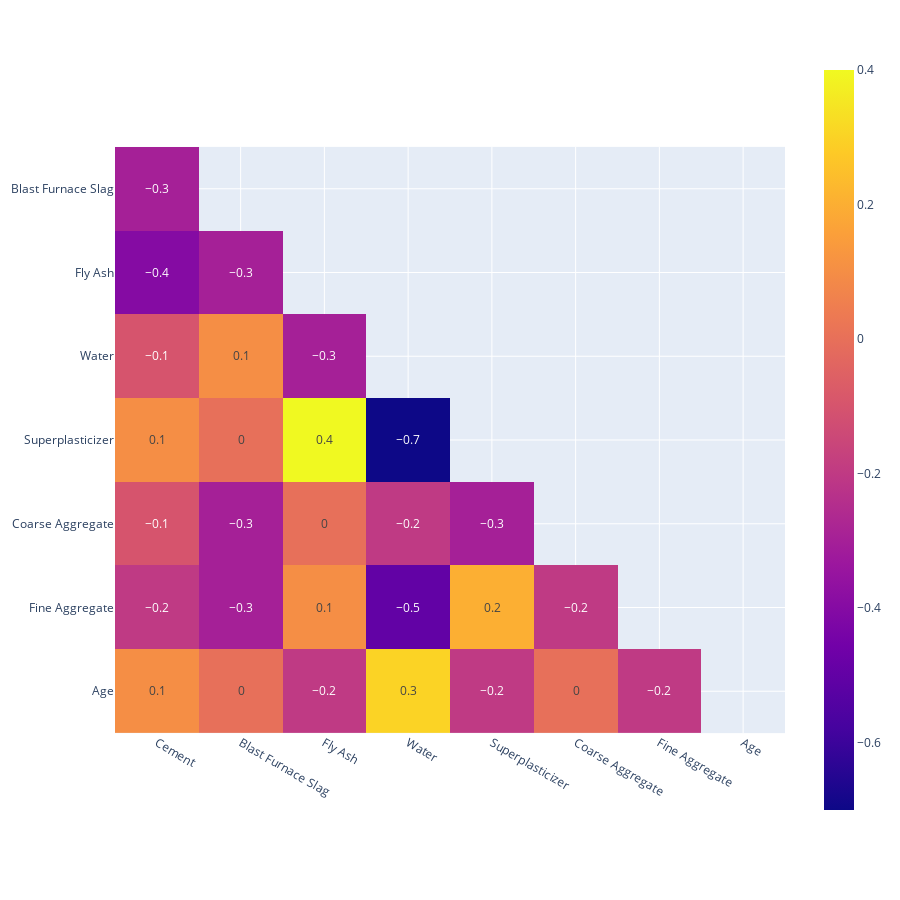

Notebook source saved alongside this figure:
### Code cell
# --- CREATING A CORRELATION PLOT --- 
import plotly.express as px
import numpy as np

df = X
df_corr = df.corr().round(1)  
# Mask to matrix
mask = np.zeros_like(df_corr, dtype=bool)
mask[np.triu_indices_from(mask)] = True
# Viz
df_corr_viz = df_corr.mask(mask).dropna(how='all')

fig = px.imshow(df_corr_viz, text_auto=True)
fig.update_layout(height = 900, width=900)
fig.show()

### Figure 1 — Plotly figure (JSON) as saved in the notebook; plotly's stock layout.template omitted (floating-point values rounded to 4 significant figures)
{"data": [{"coloraxis": "coloraxis", "hovertemplate": "x: %{x}<br>y: %{y}<br>color: %{z}<extra></extra>", "name": "0", "texttemplate": "%{z}", "type": "heatmap", "x": ["Cement", "Blast Furnace Slag", "Fly Ash", "Water", "Superplasticizer", "Coarse Aggregate", "Fine Aggregate", "Age"], "xaxis": "x", "y": ["Blast Furnace Slag", "Fly Ash", "Water", "Superplasticizer", "Coarse Aggregate", "Fine Aggregate", "Age"], "yaxis": "y", "z": [[-0.3, null, null, null, null, null, null, null], [-0.4, -0.3, null, null, null, null, null, null], [-0.1, 0.1, -0.3, null, null, null, null, null], [0.1, 0, 0.4, -0.7, null, null, null, null], [-0.1, -0.3, 0, -0.2, -0.3, null, null, null], [-0.2, -0.3, 0.1, -0.5, 0.2, -0.2, null, null], [0.1, 0, -0.2, 0.3, -0.2, 0, -0.2, null]]}], "layout": {"coloraxis": {"colorscale": [[0, "#0d0887"], [0.1111, "#46039f"], [0.2222, "#7201a8"], [0.3333, "#9c179e"], [0.4444, "#bd3786"], [0.5556, "#d8576b"], [0.6667, "#ed7953"], [0.7778, "#fb9f3a"], [0.8889, "#fdca26"], [1, "#f0f921"]]}, "height": 900, "margin": {"t": 60}, "width": 900, "xaxis": {"anchor": "y", "autorange": true, "constrain": "domain", "domain": [0, 1], "range": [-0.5, 7.5], "scaleanchor": "y", "type": "category"}, "yaxis": {"anchor": "x", "autorange": true, "constrain": "domain", "domain": [0.1143, 0.8857], "range": [6.5, -0.5], "type": "category"}}}
